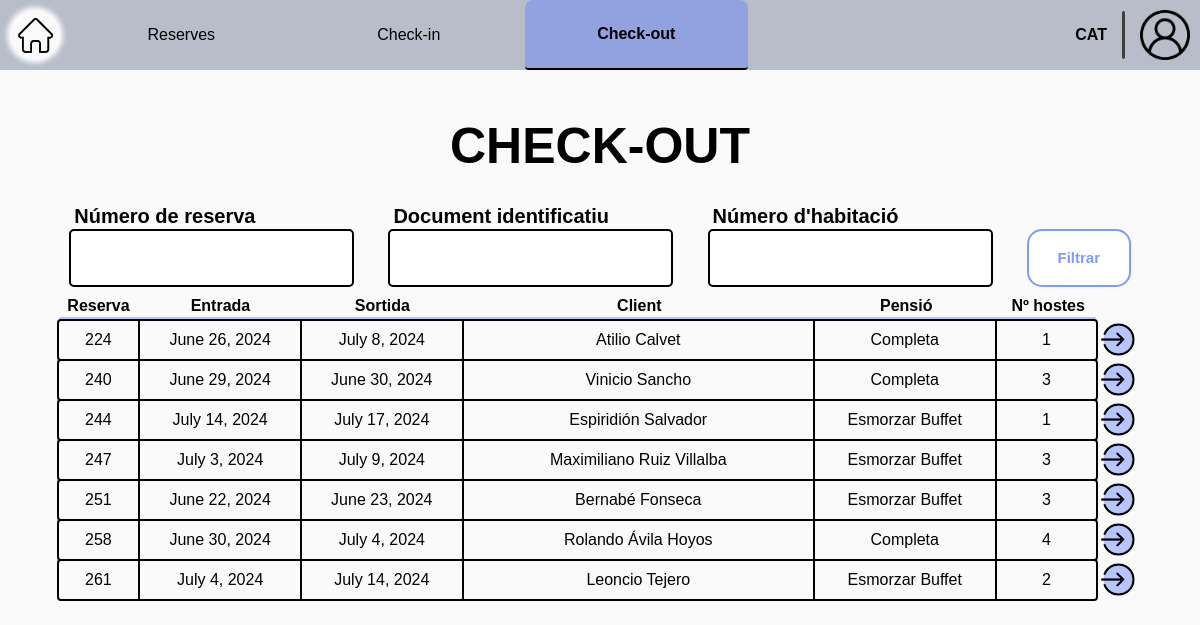
The page /receptionist/check-out/ (signed in) on the database its author committed.
### Reception/models.py (models this page shows, shortened)
class RoomReservation(models.Model):
    client = models.ForeignKey(Client, on_delete=models.CASCADE)
    room = models.ForeignKey(Room, on_delete=models.CASCADE, to_field='id')
    entry = models.DateField()
    exit = models.DateField()
    pension_type = models.CharField(
        max_length=c.DROPDOWN_MAX_LENGTH,
        choices=c.get_pension_types,
        default='Sense pensió'
    )
    num_guests = models.IntegerField()
    is_active = models.BooleanField(default=True)
    check_in_active = models.BooleanField(default=False)
    check_out_active = models.BooleanField(default=False)
    tourist_tax_paid = models.BooleanField(default=False)
    class Meta:
        unique_together = ('room', 'entry', 'exit')

class HotelUser(AbstractUser):
    email = models.EmailField()
    phone_number = models.CharField(max_length=c.PHONE_NUMBER_LENGTH)
    id_number = models.CharField(max_length=c.ID_NUMBER, blank=True, unique=True)

### Reception/views.py (the view)
# urls.py: path('check-out/', v.check_out_1, name='check_out'),
@worker_required('receptionist')
def check_out_1(request):
    form = SearchReservationForm(request.GET or None)
    filtered_reservations, status = u.get_filtered_reservations(form, is_active=True, check_in_active=True,
                                                                check_out_active=False)
    if not status:
        messages.error(request, "No s'ha trobat cap reserva")
    return render(request, c.get_check_out_path(1), {'form': form, 'reservations': filtered_reservations})

### Reception/forms.py (shortened to what this page needs)
class SearchReservationForm(forms.ModelForm):
    num_reservation = forms.CharField(label="Número de reserva", required=False)
    id_number = forms.CharField(label="Document identificatiu", required=False)
    room_num = forms.IntegerField(label="Número d'habitació", required=False,
                                  validators=[MinValueValidator(1)])
    class Meta:
        model = RoomReservation
        fields = ['num_reservation', 'id_number', 'room_num']

### Reception/config.py (called while the page is built)
    @staticmethod
    def get_check_out_path(n: int):
        return p.CHECK_OUT_PATH[n]

### Reception/utils.py (called while the page is built, shortened)
def get_filtered_reservations(form, is_active=True, check_in_active=None, check_out_active=None) -> tuple:
    if check_in_active is None and check_out_active is None:
        reservations = RoomReservation.objects.filter(is_active=is_active)
    else:
        reservations = RoomReservation.objects.filter(is_active=is_active,
                                                      check_in_active=check_in_active,
                                                      check_out_active=check_out_active
                                                      )
    filtered_reservations = reservations
    return filtered_reservations, True

### templates/worker/receptionist/check-out/check_out_1.html (shortened to what this page needs)
{% extends "worker/receptionist/base_receptionist.html" %}
{% load static %}
{% block extra_css %}
    <link rel="stylesheet" href="{% static 'css/worker/receptionist/check-out/check-out_1.css' %}">
{% endblock extra_css %}
{% block id_check-out %} id="current-page" {% endblock id_check-out %}
{% block content %}
    <div class="main">
        <h1 class="section-title">CHECK-OUT</h1>
        <form method="get" class="filter-field">
            <div class="form-group">
                <h5>{{ form.num_reservation.label }}</h5>
                {{ form.num_reservation }}
            </div>
            <div class="form-group">
                <h5>{{ form.id_number.label }}</h5>
                {{ form.id_number }}
            </div>
            <div class="form-group">
                <h5>{{ form.room_num.label }}</h5>
                {{ form.room_num }}
            </div>
            <div class="procedural-buttons">
                <button class="filter-button" type="submit">Filtrar</button>
            </div>
        </form>
        <ul class="reservation-list">
            <ul class="list-index">
                <li id="reservation-id">Reserva</li>
                <li id="entry">Entrada</li>
                <li id="exit">Sortida</li>
                <li id="name">Client</li>
                <li id="pension">Pensió</li>
                <li id="num-guests">Nº hostes</li>
            </ul>
            <div id="divider"></div>
            {% for reservation in reservations %}
                <div class="list-div">
                    <li>
                        <div id="reservation-id">{{ reservation.id }}</div>
                        <div id="entry">{{ reservation.entry }}</div>
                        <div id="exit">{{ reservation.exit }}</div>
                        <div id="name">{{ reservation.client.first_name }} {{ reservation.client.last_name }}</div>
                        <div id="pension">{{ reservation.pension_type }}</div>
                        <div id="num-guests">{{ reservation.num_guests }}</div>
                    </li>
                    <div class="list-extra">
                        <a class="icon" href="{% url 'check_out_summary' pk=reservation.id %}"><img id="check" width="30" height="30" src="{% static 'img/icons/enter-icon.png' %}" alt="delete"></a>
                    </div>
                </div>
            {% endfor %}
        </ul>
    </div>
{% endblock %}

### static/css/base.css (style rules this page uses)
body { background-color: #fafafa; font-family: "Gill Sans MT", Arial, sans-serif; margin: 0; padding: 0; aspect-ratio: 16 / 9; width: 100%; height: 100vh; display: flex; flex-direction: column; }
.main { position: relative; display: flex; flex-direction: column; align-items: center; height: 95%; width: 95%; max-height: 900px; max-width: 1600px; gap: 10px; margin-bottom: 10px; }

### static/css/worker/worker.css (style rules this page uses)
input, select { border: solid 2px black; }
button { cursor: pointer; }
.section-title { margin-bottom: 20px; font-size: 50px; display: flex; justify-content: center; min-width: max-content; }
h5 { margin: 0; font-size: 1em; font-weight: bold; }
input { background-color: white; border: 2px solid black; }
.procedural-buttons { height: 8%; width: 100%; display: flex; flex-direction: row; justify-content: space-between; align-items: center; }
.procedural-buttons button { display: flex; align-items: center; justify-content: center; height: 100%; width: 20%; max-height: 60px; max-width: 160px; min-height: 40px; min-width: 104px; margin-top: 0; margin-bottom: 0; font-size: 15px; font-weight: bold; border-radius: 15px; cursor: pointer; transition: opacity 0.2s; padding: 15px 10px; }
.filter-button { color: #7f9bff; background-color: white; border: 2px solid #7f9bff; }
.filter-field { width: 100%; font-weight: bold; font-size: 20px; display: flex; justify-content: center; gap: 3%; align-items: flex-end; flex-wrap: wrap; }
.filter-field h5 { margin-left: 5px; }
.filter-field input[type="text"], .filter-field input[type="number"] { height: 34px; border-radius: 5px; text-align: center; font-size: 30px; padding: 10px; }
.form-group { display: flex; flex-direction: column; gap: 1px; width: 25%; min-width: 270px; }
.list-index { width: 92%; margin: 0; display: flex; flex-direction: row; justify-content: space-around; padding: 0; }
.list-index li { display: flex; justify-content: center; align-items: center; font-weight: bold; border-right: solid 2px #fafafa; list-style-type: none; padding: 0; }
.list-index li:last-child { border-right: none; }
.list-extra { width: 8%; padding-left: 2px; display: flex; flex-direction: row; justify-content: space-evenly; }
.list-extra a { width: 95%; text-decoration: none; }
.icon { display: flex; align-items: center; height: 100%; width: 30px; border: none; }
#check { width: 35px; height: 35px; }
.icon img { width: 30px; height: 30px; }
.reservation-list { width: 95%; display: flex; flex-direction: column; gap: 2px; margin: 0; padding: 0; }
#divider { width: calc(92% - 2px); height: 2px; border-radius: 5px; background-color: #B7C5FBFF; }
.list-div { display: flex; flex-direction: row; justify-content: flex-start; }
.list-div li { width: 92%; display: flex; flex-direction: row; justify-content: space-around; outline: solid 2px black; border-radius: 2px; }
.list-div li div { display: flex; justify-content: center; align-items: center; padding: 10px 0; border-right: solid 2px black; }
.list-div li div:last-child { border-right: none; }
#reservation-id { width: 8%; }
#entry { width: 16%; }
#exit { width: 16%; }
#name { width: 32%; }
#pension { width: 18%; }
#num-guests { width: 10%; min-width: max-content; }

### static/css/worker/receptionist/check-out/check-out_1.css (style rules this page uses)
.procedural-buttons { width: 104px; min-width: 80px; height: 58px; }
.procedural-buttons button { width: 100%; height: 100%; }
.icon { margin-left: 3px; width: 100%; }
.list-extra { width: 4%; }
#reservation-id { width: 8%; }
#entry { width: 16%; }
#exit { width: 16%; }
#name { width: 35%; }
#pension { width: 18%; }
#num-guests { width: 10%; min-width: max-content; }
.list-div li { width: 96%; }
.list-index { width: 96%; }
#divider { width: calc(96% - 2px); }

### rows shown on the page
RoomReservation: id "224", entry "June 26, 2024", exit "July 8, 2024", client.first_name "Atilio", client.last_name "Calvet", pension_type "Completa", num_guests "1"
RoomReservation: id "240", entry "June 29, 2024", exit "June 30, 2024", client.first_name "Vinicio", client.last_name "Sancho", pension_type "Completa", num_guests "3"
RoomReservation: id "244", entry "July 14, 2024", exit "July 17, 2024", client.first_name "Espiridión", client.last_name "Salvador", pension_type "Esmorzar Buffet", num_guests "1"
RoomReservation: id "247", entry "July 3, 2024", exit "July 9, 2024", client.first_name "Maximiliano", client.last_name "Ruiz Villalba", pension_type "Esmorzar Buffet", num_guests "3"
RoomReservation: id "251", entry "June 22, 2024", exit "June 23, 2024", client.first_name "Bernabé", client.last_name "Fonseca", pension_type "Esmorzar Buffet", num_guests "3"
RoomReservation: id "258", entry "June 30, 2024", exit "July 4, 2024", client.first_name "Rolando", client.last_name "Ávila Hoyos", pension_type "Completa", num_guests "4"
RoomReservation: id "261", entry "July 4, 2024", exit "July 14, 2024", client.first_name "Leoncio", client.last_name "Tejero", pension_type "Esmorzar Buffet", num_guests "2"
